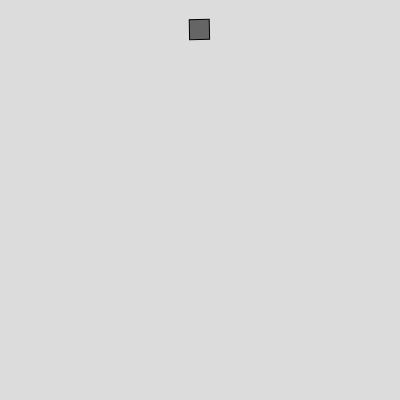
Frame 1 (no input)
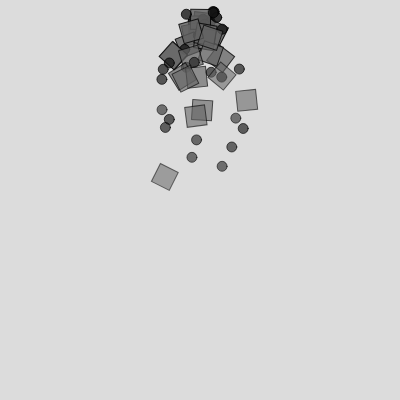
Frame 60 (no input)
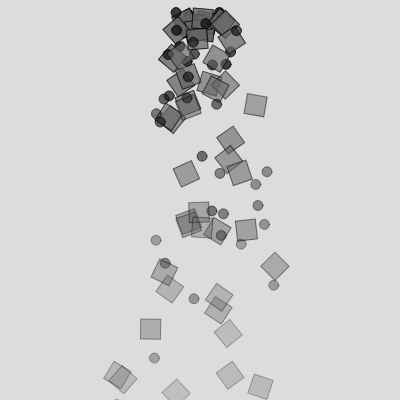
Frame 120 (the mouse pressed at the canvas centre since frame 60)

The p5.js sketch that drew these frames (run headless with seeded random() and noise() and a simulated clock; from frame 60 on, the mouse is pressed at the canvas centre):

// p5.js sketch
// ── sketch.js

let emitter;

function setup() {
  createCanvas(400, 400);
  emitter = new Emitter (width/2, 30);
}

function draw() {
  background(220);
  
  emitter.addParticles(emitter.position.x,   emitter.position.y);
  emitter.run()
  

  
}

class Emitter{
  constructor(x, y){
    this.emitters = [];
    this.position = createVector(x, y);
    // this.num = 10;
  }
  
  addParticles(x, y){
    // let emitter = new Particle(this.position.x, this.position.y);
    // this.emitters.push(emitter);
    
    let emitter;
    let r = random(0, 1);
    if (r<0.5){
      emitter = new Particle(this.position.x, this.position.y);     
    }else{
      emitter = new Confetti(this.position.x, this.position.y);
    }
    this.emitters.push(emitter);
    
  }
  
  run(){
    for (let i = this.emitters.length-1; i>=0; i--){
      let emitter = this.emitters[i];
      emitter.run();
      if (emitter.isDead()){
        this.emitters.splice(i, 1);
      }
    }
  }
}




class Particle{
  constructor(x, y){
    this.position = createVector(x, y);
    this.velocity = createVector(random(-1, 1), random(-2, 0));
    this.acceleration = createVector();
    this.lifespan = 255;
  }
  
  run(){
    let gravity = createVector(0, 0.1);
    this.update();
    this.applyForce(gravity);
    this.show();
  }
  
  update(){
    this.velocity.add(this.acceleration);
    this.position.add(this.velocity);
    this.acceleration.mult(0);
    this.lifespan -= 2.0;
    
  }
  
  applyForce(force){
    this.acceleration.add(force);
  }
  
  isDead(){
    if(this.lifespan >0){
      return false;
    }else{
      return true;
    }
  }
  
  show(){
    fill(20, this.lifespan);
    stroke(0, this.lifespan);
    circle(this.position.x, this.position.y, 10);
  }
  
  
}

// create a Confetti subclass that extends Particle. 
// instead of being circle, I wanna make it square
// also wanna make it rotate--when the particle’s x-position is 0, its rotation should be 0; when its x-position is equal to the width, its rotation should be equal to 4π

class Confetti extends Particle{
  constructor(x, y){
    super(x, y);
  }
  
  show(){
    fill(100, this.lifespan);
    stroke(0, this.lifespan);
    
    let angle = map(this.position.x, 0, width, 0, TWO_PI * 2);
    
    push()
    translate(this.position.x, this.position.y);
    rotate(angle);
    rectMode(CENTER);
    square(0, 0, 20);
    pop();
  }
}
